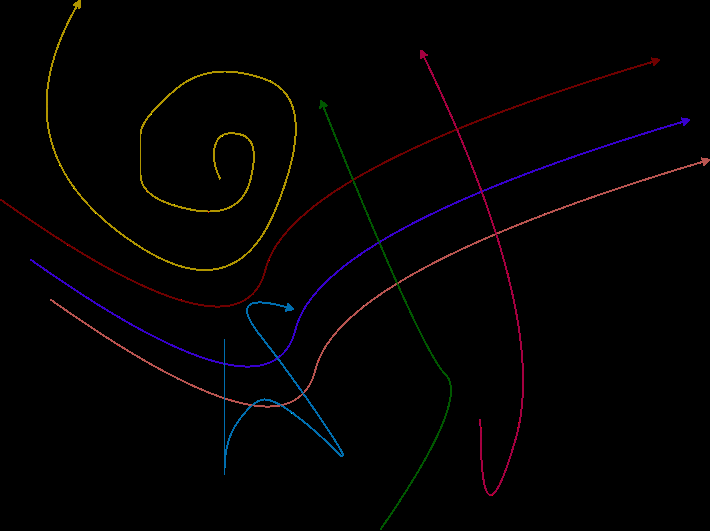
#> input picture drawio_image_png_extraction_ds/data/img2.png, 710 x 531 px
$ python test1.py
#> lines starting #> are read from the running program, lines starting #| are printed output that depends on the picture; after the words box and inside, x2 and y2 are one past the last pixel; in counts of white or black regions, pixels touching at a corner belong together
import cv2
import numpy as np
import matplotlib.pyplot as plt
from skimage.morphology import skeletonize
from matplotlib.colors import ListedColormap

def process_image(image_path, background_color=None):
    # Load image and convert to RGB
#> called with image_path = 'data/img2.png'
    image = cv2.imread(image_path)
#> image is the input picture: shape (531, 710, 3); mean B, G, R 1.8, 1.7, 2.9
    image = cv2.cvtColor(image, cv2.COLOR_BGR2RGB)
    height, width, _ = image.shape
#> height = 531; width = 710

    # Determine background color (top-left pixel if not provided)
    if background_color is None:
        background_color = image[0, 0]
#> background_color = [0, 0, 0]

    # Find unique colors excluding background
    mask = np.all(image != background_color, axis=2)
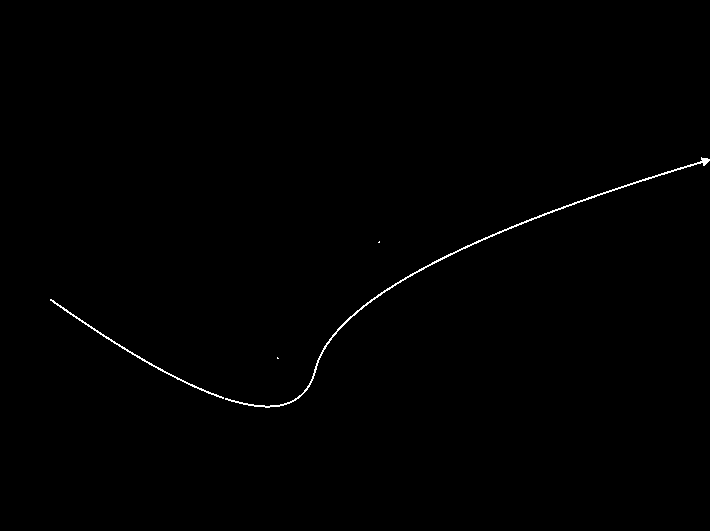
#> mask: shape (531, 710) bool; 0.41% white in thin lines or dots, all inside (x1, y1, x2, y2) = (50, 157, 710, 408)
    unique_colors = np.unique(image[mask].reshape(-1, 3), axis=0)
#> unique_colors = 178 rows, first 8: [1, 109, 174], [5, 77, 21], [9, 93, 180], [11, 87, 181], [12, 84, 181], [22, 54, 79], [23, 107, 164], [26, 107, 161]

    curves = []

    print(unique_colors)
#> (printed output is left out)

    for color in unique_colors:
        color_mask = np.all(image == color, axis=2)
        skeleton = skeletonize(color_mask)
        y_coords, x_coords = np.where(skeleton)

        if len(x_coords) == 0:
            continue

        # Find endpoints
        endpoints = []
        skeleton_points = set(zip(x_coords, y_coords))
        for (x, y) in skeleton_points:
            neighbors = 0
            for dx in [-1, 0, 1]:
                for dy in [-1, 0, 1]:
                    if dx == 0 and dy == 0:
                        continue
                    if (x + dx, y + dy) in skeleton_points:
                        neighbors += 1
            if neighbors == 1:
                endpoints.append((x, y))

        # Traverse skeleton
        path = []
        if len(endpoints) == 2:
            # Open curve
            start, end = endpoints
            current = start
            prev = None
            while current != end:
                path.append(current)
                next_points = []
                for dx in [-1, 0, 1]:
                    for dy in [-1, 0, 1]:
                        if dx == 0 and dy == 0:
                            continue
                        neighbor = (current[0]+dx, current[1]+dy)
                        if neighbor in skeleton_points and neighbor != prev:
                            next_points.append(neighbor)
                if not next_points:
                    break
                prev = current
                current = next_points[0]
            path.append(end)
        else:
            # Closed loop (approximate using contour)
            skeleton_uint8 = skeleton.astype(np.uint8) * 255
            contours, _ = cv2.findContours(skeleton_uint8, cv2.RETR_EXTERNAL, cv2.CHAIN_APPROX_NONE)
            if contours:
                contour = max(contours, key=lambda c: cv2.contourArea(c))
                path = [tuple(point[0]) for point in contour[:, 0, :]]

        if not path:
            continue

        # Extract coordinates
        x = [p[0] for p in path]
        y = [p[1] for p in path]

        # Calculate headings and velocities
        headings = []
        velocities = []
        for i in range(len(x)-1):
            dx = x[i+1] - x[i]
            dy = y[i+1] - y[i]
            headings.append(np.arctan2(dy, dx))
            velocities.append(np.sqrt(dx**2 + dy**2))

        # Duplicate last values for array length consistency
        headings.append(headings[-1] if headings else 0)
        velocities.append(velocities[-1] if velocities else 0)

        curves.append({
            'x': x,
            'y': y,
            'heading': headings,
            'velocity': velocities,
            'color': color / 255.0
        })
#> this loop made 1 pass
#> (color, y_coords, x_coords, contour) on pass 1: ([1, 109, 174], [404], [253], [[253, 404]])
#> pass 1, in process_image, `color_mask = np.all(image == color, axis=2)`:
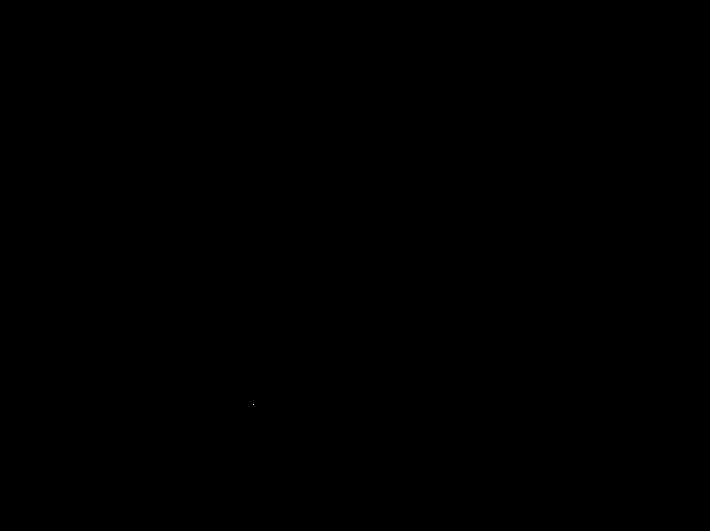
#> color_mask: shape (531, 710) bool; 0% white in thin lines or dots, all inside (x1, y1, x2, y2) = (253, 404, 254, 405)
#> after the loop, curves = []

    return curves

def plot_curves(curves):
    plt.figure(figsize=(10, 10))
    for curve in curves:
        x, y = curve['x'], curve['y']
        color = curve['color']
        plt.plot(x, y, color=color, linewidth=2)

        if len(x) >= 2:
            dx = x[-1] - x[-2]
            dy = y[-1] - y[-2]
            plt.arrow(x[-2], y[-2], dx, dy,
                      color=color,
                      head_width=5,
                      head_length=7,
                      length_includes_head=True)

    plt.gca().invert_yaxis()
    plt.xlabel('X Position')
    plt.ylabel('Y Position')
    plt.title('Extracted Arrows with Direction')
    plt.grid(True)
    plt.show()

# Usage example
if __name__ == "__main__":
#> (the run stopped early here; a loop or call above may not have finished)

$ run again, with drawio_image_png_extraction_ds/data/test3.png copied over drawio_image_png_extraction_ds/data/img2.png
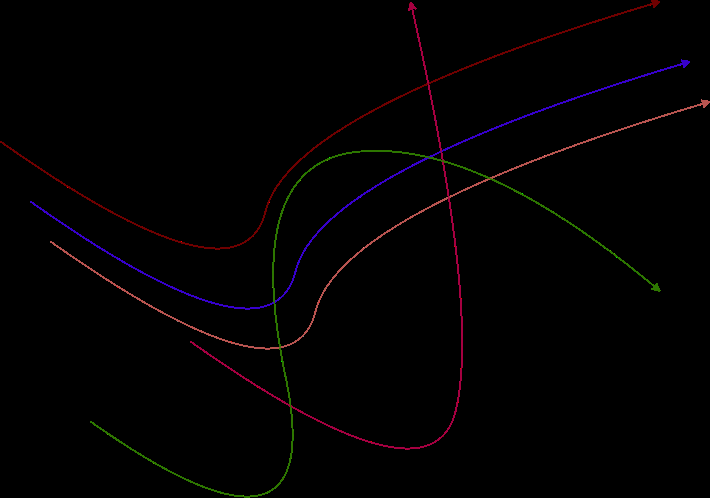
#> input picture drawio_image_png_extraction_ds/data/test3.png, 710 x 498 px
#> in process_image, image is the input picture: shape (498, 710, 3); mean B, G, R 1.5, 1, 2.4
#> background_color = [0, 0, 0]
#> in process_image, `mask = np.all(image != background_color, axis=2)`:
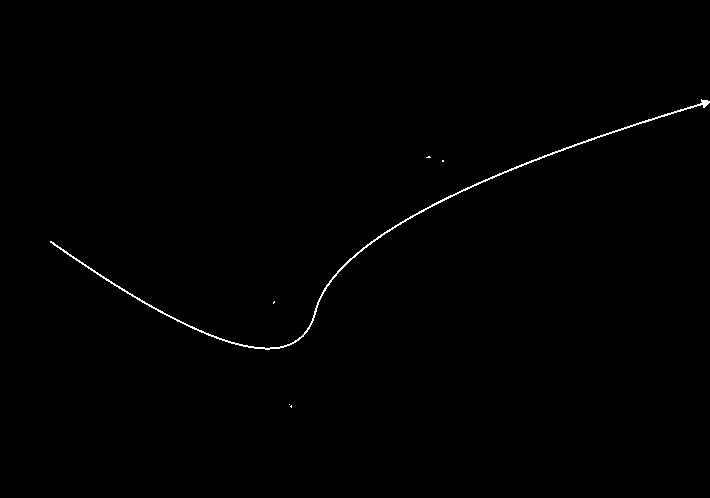
#> mask: shape (498, 710) bool; 0.44% white in thin lines or dots, all inside (x1, y1, x2, y2) = (50, 99, 710, 408)
#> unique_colors = 182 rows, first 8: [45, 100, 28], [45, 104, 27], [45, 108, 18], [45, 111, 11], [45, 117, 1], [46, 107, 19], [47, 83, 60], [48, 93, 44]
#> (printed output is left out)
#> the loop in process_image, `for color in unique_colors:` made 1 pass
#> (color, y_coords, x_coords, contour) on pass 1: ([45, 100, 28], [156], [428], [[428, 156]])
#> after the loop in process_image, `for color in unique_colors:`: curves = []

$ run again, with drawio_image_png_extraction_ds/data/test4.png copied over drawio_image_png_extraction_ds/data/img2.png
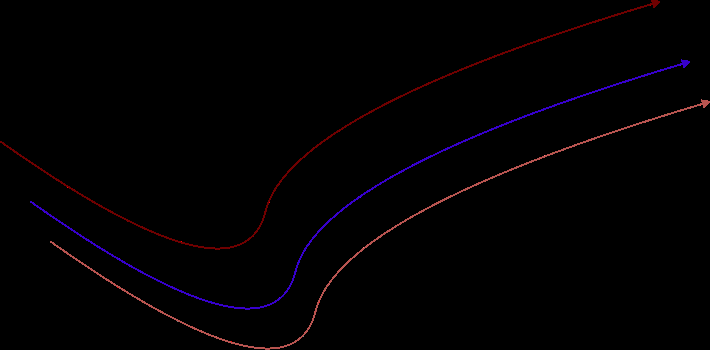
#> input picture drawio_image_png_extraction_ds/data/test4.png, 710 x 350 px
#> in process_image, image is the input picture: shape (350, 710, 3); mean B, G, R 1.8, 0.5, 2.2
#> background_color = [0, 0, 0]
#> in process_image, `mask = np.all(image != background_color, axis=2)`:
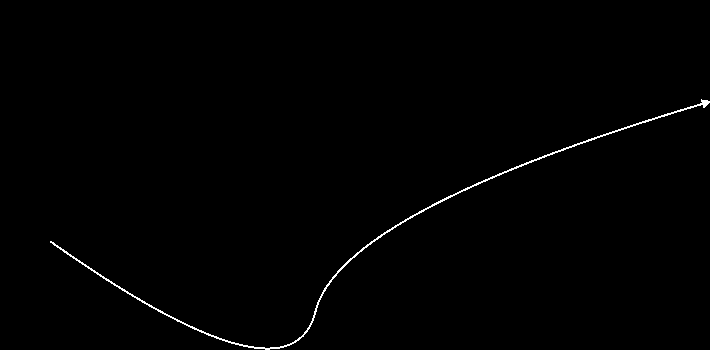
#> mask: shape (350, 710) bool; 0.62% white in thin lines or dots, all inside (x1, y1, x2, y2) = (50, 99, 710, 350)
#> unique_colors = 151 rows, first 8: [128, 128, 128], [153, 102, 51], [159, 64, 64], [170, 85, 85], [174, 81, 81], [177, 78, 78], [178, 85, 77], [179, 77, 77]
#> (printed output is left out)
#> the loop in process_image, `for color in unique_colors:` made 1 pass
#> (color, y_coords, x_coords, contours, contour) on pass 1: ([128, 128, 128], [321, 336], [177, 303], 2 contours, all with area under 20, [[303, 336]])
#> after the loop in process_image, `for color in unique_colors:`: curves = []
